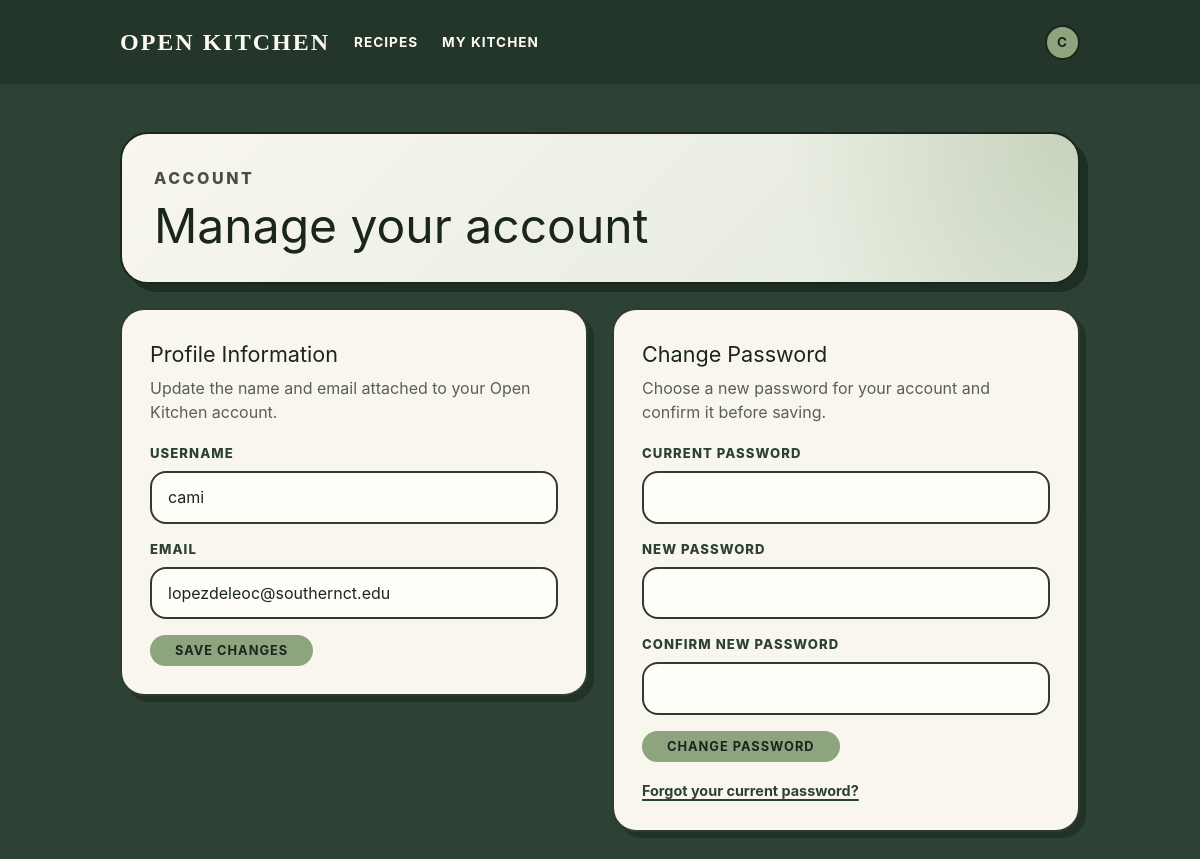
Before: /auth/account-settings (signed in) with the older database file.
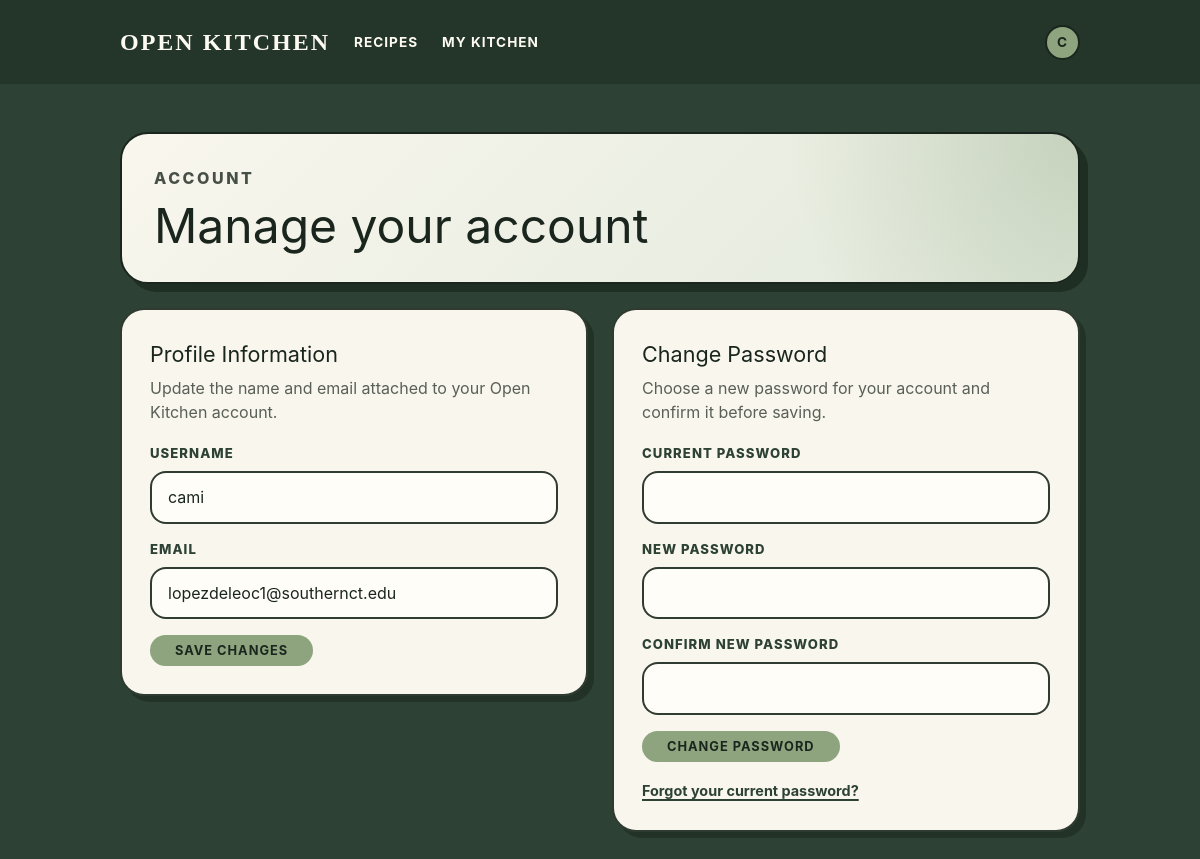
After: the same page with the newer database file.
### tables this page shows
CREATE TABLE users (
    id INTEGER PRIMARY KEY AUTOINCREMENT,
    username TEXT UNIQUE NOT NULL,
    email TEXT UNIQUE NOT NULL,
    password_hash TEXT NOT NULL,
    role_id INTEGER NOT NULL DEFAULT 1,
    notifications_enabled INTEGER DEFAULT 1,
    created_at DATETIME DEFAULT CURRENT_TIMESTAMP,
    updated_at DATETIME, reset_code TEXT, reset_code_expires DATETIME,
    FOREIGN KEY (role_id) REFERENCES roles(id)
);

### app/auth.py (the view, shortened to what this page needs)
@bp.route('/account-settings', methods=('GET', 'POST'))
@login_required
def account_settings():
    error = None
    success = None
    if error:
        flash(error)
    if success:
        flash(success)
    return render_template('auth/account_settings.html')

### app/auth.py (called while the page is built)
@bp.before_app_request
def load_logged_in_user():
    user_id = session.get('user_id')
    if user_id is None:
        g.user = None
    else:
        g.user = User.get_by_id(user_id)

def login_required(view):
    @functools.wraps(view)
    def wrapped_view(**kwargs):
        if g.user is None:
            return redirect(url_for('auth.login'))
        return view(**kwargs)
    return wrapped_view

### app/db.py (called while the page is built)
def get_db():
    if 'db' not in g:
        g.db = sqlite3.connect(
            current_app.config['DATABASE'],
            detect_types=sqlite3.PARSE_DECLTYPES
        )
        g.db.row_factory = sqlite3.Row
        g.db.execute('PRAGMA foreign_keys = ON')
    return g.db

### app/models/user.py (called while the page is built)
    @staticmethod
    def get_by_id(user_id):
        db = get_db()
        return db.execute(
            'SELECT u.*, r.name as role_name FROM users u '
            'JOIN roles r ON u.role_id = r.id '
            'WHERE u.id = ?', (user_id,)
        ).fetchone()

### app/templates/auth/account_settings.html (shortened to what this page needs)
{% extends 'base.html' %}
{% block content %}
<div class="settings-shell">
  <section class="settings-hero">
    <p class="settings-kicker">Account</p>
    <h1>Manage your account</h1>
  </section>
  <div class="settings-grid">
    <section class="settings-card">
      <h2>Profile Information</h2>
      <p>Update the name and email attached to your Open Kitchen account.</p>
      <form method="post" class="settings-form">
        <div class="settings-field">
          <label for="username">Username</label>
          <input type="text" id="username" name="username" value="{{ g.user['username'] }}" required>
        </div>
        <div class="settings-field">
          <label for="email">Email</label>
          <input type="email" id="email" name="email" value="{{ g.user['email'] }}" required>
        </div>
        <button type="submit" class="btn-pill settings-submit">Save Changes</button>
      </form>
    </section>
    <section class="settings-card">
      <h2>Change Password</h2>
      <p>Choose a new password for your account and confirm it before saving.</p>
      <form method="post" class="settings-form">
        <div class="settings-field">
          <label for="current_password">Current Password</label>
          <input type="password" id="current_password" name="current_password" required>
        </div>
        <div class="settings-field">
          <label for="new_password">New Password</label>
          <input type="password" id="new_password" name="new_password" required>
        </div>
        <div class="settings-field">
          <label for="confirm_password">Confirm New Password</label>
          <input type="password" id="confirm_password" name="confirm_password" required>
        </div>
        <button type="submit" class="btn-pill settings-submit">Change Password</button>
        <a class="settings-link" href="{{ url_for('auth.forgot_password') }}">Forgot your current password?</a>
      </form>
    </section>
  </div>
</div>
{% endblock %}

### app/templates/base.html (shortened to what this page needs)
<!DOCTYPE html>
<html lang="en">
<head>
    <link rel="stylesheet" href="https://cdn.jsdelivr.net/npm/bulma@0.9.4/css/bulma.min.css">
    <link rel="stylesheet" href="https://cdnjs.cloudflare.com/ajax/libs/font-awesome/6.4.0/css/all.min.css">
    <link rel="stylesheet" href="{{ url_for('static', filename='css/custom.css') }}">
</head>
<body>
    <nav class="navbar" role="navigation" aria-label="main navigation">
        <div class="container">
            <div class="navbar-brand">
                <a class="navbar-item brand-text" href="{{ url_for('index') }}">
                    Open Kitchen
                </a>
            </div>
            <div class="navbar-menu">
                <div class="navbar-start">
                    <a class="navbar-item" href="{{ url_for('recipes.index') }}">Recipes</a>
                    {% if g.user %}
                    <a class="navbar-item" href="{{ url_for('dashboard.index') }}">My Kitchen</a>
                    {% endif %}
                </div>
                <div class="navbar-end">
                    {% if g.user %}
                    <div class="navbar-item">
                        <div class="user-menu">
                            <div class ="avatar" title="{{ g.user['username'] }}">
                                {{ g.user['username'][0].upper() }}
                            </div>
                        </div>
                    </div>
                    {% else %}
                    <a class="navbar-item" href="{{ url_for('auth.register') }}">Register</a>
                    <a class="navbar-item" href="{{ url_for('auth.login') }}">Login</a>
                    {% endif %}
                </div>
            </div>
        </div>
    </nav>
    <section class="section">
        <div class="container is-max-desktop">
            {% block content %}{% endblock %}
        </div>
    </section>
</body>
</html>

Changed rows visible on the page:
changed users "cami": email "lopezdeleoc@southernct.edu" → "lopezdeleoc1@southernct.edu"
